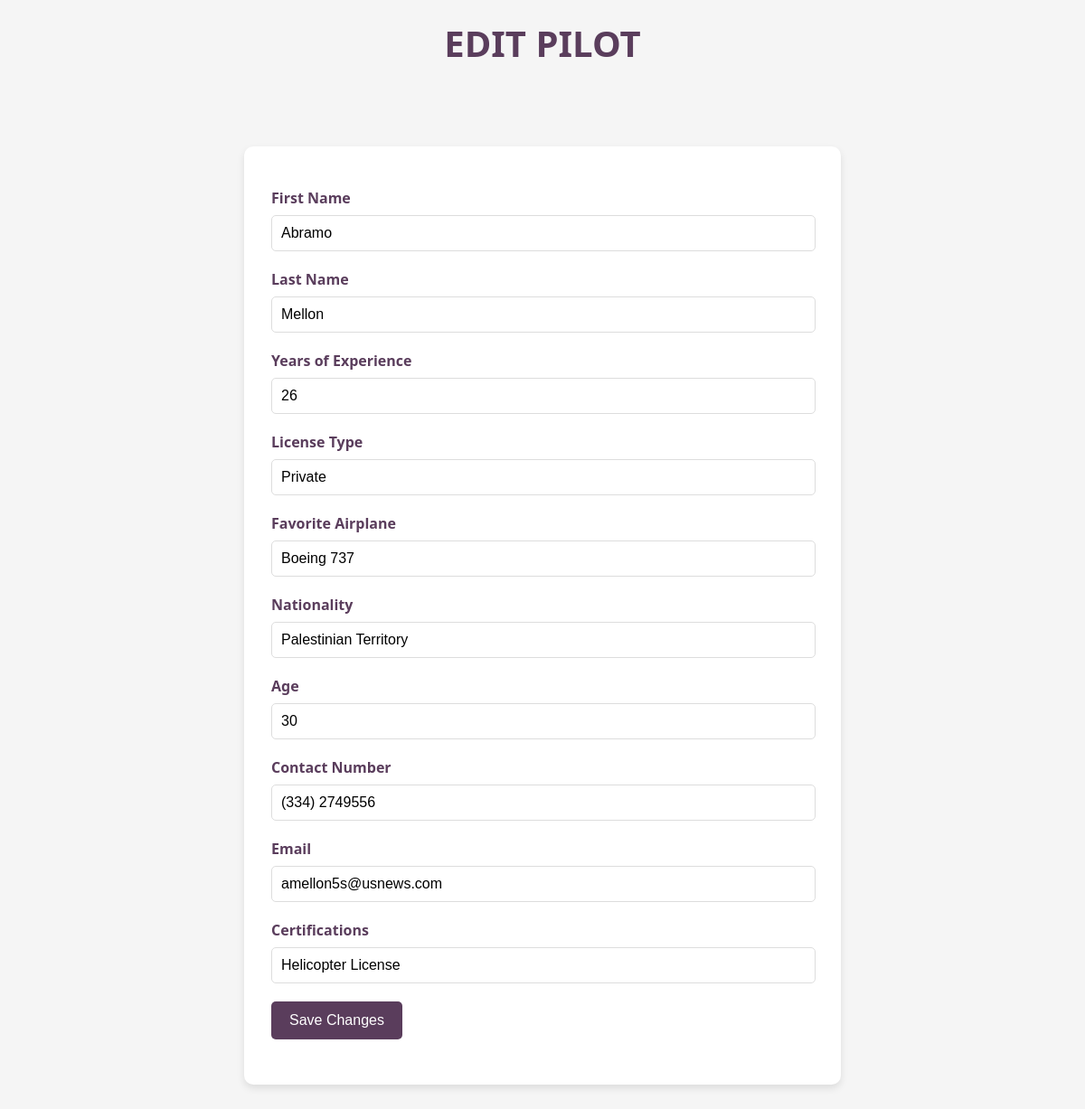
Page /edit.php?id=209 on the committed database.
### tables this page shows
CREATE TABLE pilot_applicants (
    id INT AUTO_INCREMENT PRIMARY KEY,
    first_name VARCHAR(255) NOT NULL,
    last_name VARCHAR(255) NOT NULL,
    years_of_experience INT NOT NULL,
    license_type ENUM('Private', 'Commercial', 'Airline Transport') NOT NULL,
    favorite_airplane VARCHAR(255) NOT NULL,
    nationality VARCHAR(255) NOT NULL,
    age INT NOT NULL,
    contact_number VARCHAR(20),
    email VARCHAR(255),
    certifications TEXT,
    date_added TIMESTAMP DEFAULT CURRENT_TIMESTAMP
);

### core/models.php (called while the page is built, shortened)
<?php
function getUserByID($pdo, $id) {
    $sql = "SELECT * FROM pilot_applicants WHERE id = ?";
    $stmt = $pdo->prepare($sql);
    $stmt->execute([$id]);
    return $stmt->fetch(PDO::FETCH_ASSOC);
}
?>

### edit.php (the view, shortened to what this page needs)
<?php require_once 'core/handleForms.php'; ?>
<?php require_once 'core/models.php'; ?>
<?php $getUserByID = getUserByID($pdo, $_GET['id']); ?>
<!DOCTYPE html>
<html lang="en">
<head>
    <link rel="stylesheet" href="styles.css">
</head>
<body>
    <h1>Edit Pilot</h1>
    <div class="container">
        <form action="core/handleForms.php?id=<?php echo $_GET['id']; ?>" method="POST">
            <p>
                <label for="firstName">First Name</label>
                <input type="text" name="first_name" value="<?php echo $getUserByID['first_name']; ?>">
            </p>
            <p>
                <label for="lastName">Last Name</label>
                <input type="text" name="last_name" value="<?php echo $getUserByID['last_name']; ?>">
            </p>
            <p>
                <label for="yearsOfExperience">Years of Experience</label>
                <input type="number" name="years_of_experience" value="<?php echo $getUserByID['years_of_experience']; ?>">
            </p>
            <p>
                <label for="licenseType">License Type</label>
                <input type="text" name="license_type" value="<?php echo $getUserByID['license_type']; ?>">
            </p>
            <p>
                <label for="favoriteAirplane">Favorite Airplane</label>
                <input type="text" name="favorite_airplane" value="<?php echo $getUserByID['favorite_airplane']; ?>">
            </p>
            <p>
                <label for="nationality">Nationality</label>
                <input type="text" name="nationality" value="<?php echo $getUserByID['nationality']; ?>">
            </p>
            <p>
                <label for="age">Age</label>
                <input type="number" name="age" value="<?php echo $getUserByID['age']; ?>">
            </p>
            <p>
                <label for="contactNumber">Contact Number</label>
                <input type="text" name="contact_number" value="<?php echo $getUserByID['contact_number']; ?>">
            </p>
            <p>
                <label for="email">Email</label>
                <input type="email" name="email" value="<?php echo $getUserByID['email']; ?>">
            </p>
            <p>
                <label for="certifications">Certifications</label>
                <input type="text" name="certifications" value="<?php echo $getUserByID['certifications']; ?>">
            </p>
            <p>
                <input type="submit" name="editPilotBtn" value="Save Changes">
            </p>
        </form>
    </div>
</body>
</html>

### styles/styles.css (style rules this page uses)
body { font-family: 'Segoe UI', Tahoma, Geneva, Verdana, sans-serif; background-color: #f5f5f5; color: #333; margin: 0; padding: 0; }
h1 { color: #5a3d5c; text-align: center; margin-top: 20px; font-size: 2.5em; text-transform: uppercase; }
form { max-width: 600px; margin: 40px auto; padding: 30px; background-color: #ffffff; border-radius: 10px; box-shadow: 0 4px 8px rgba(0, 0, 0, 0.1); }
form p { margin-bottom: 20px; }
form label { display: block; margin-bottom: 8px; font-weight: bold; color: #5a3d5c; }
form input[type="text"], form input[type="email"], form input[type="number"], form input[type="password"] { width: calc(100% - 20px); padding: 10px; border: 1px solid #ddd; border-radius: 5px; font-size: 1em; }
form input[type="submit"] { background-color: #5a3d5c; color: #ffffff; border: none; padding: 12px 20px; border-radius: 5px; font-size: 1em; cursor: pointer; transition: background-color 0.3s ease; }
.container { padding: 20px; }

### rows in the picture
pilot_applicants: first_name "Abramo", last_name "Mellon", years_of_experience "26", license_type "Private", favorite_airplane "Boeing 737", nationality "Palestinian Territory", age "30", contact_number "(334) 2749556", email "amellon5s@usnews.com", certifications "Helicopter License"
